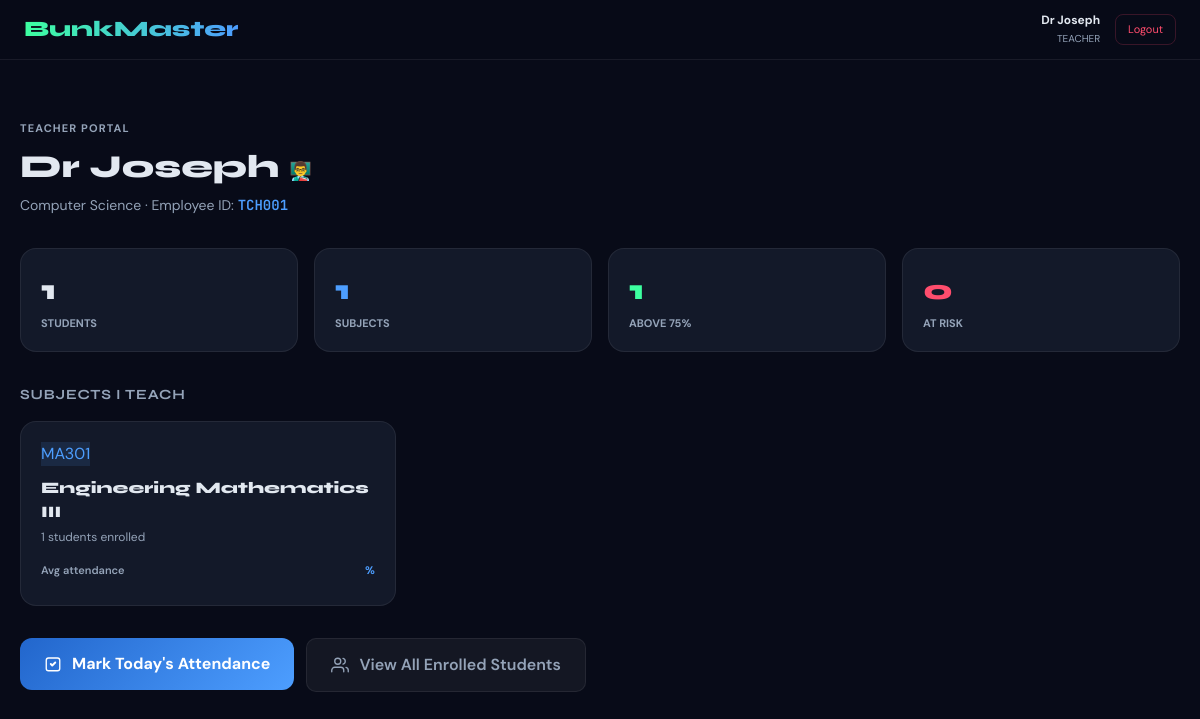
Screenshot of /teacher (signed in) with the database file from the repository.
### app.py (models this page shows)
class Teacher(db.Model):
    id = db.Column(db.Integer, primary_key=True)
    empid = db.Column(db.String(20), unique=True, nullable=False)
    name = db.Column(db.String(100), nullable=False)
    password = db.Column(db.String(100), nullable=False)
    dept = db.Column(db.String(100), default="Computer Science")
    subject_code = db.Column(db.String(20), nullable=False)

### app.py (the view)
@app.route("/teacher")
def teacher_dashboard():
    if session.get("role") != "teacher": return redirect(url_for("index"))
    teacher = Teacher.query.filter_by(empid=session["user"]).first()
    all_st = Student.query.all()
    sub_code = teacher.subject_code
    sub_meta = SUBJECTS_META.get(sub_code)
    safe_s, risky_s, risky_list = 0, 0, []
    for st in all_st:
        data = enrich_student_data(st.rollno)
        target = next((s for s in data if s["code"] == sub_code), None)
        if target:
            if target["is_safe"]: safe_s += 1
            else:
                risky_s += 1
                risky_list.append({"name": st.name, "rollno": st.rollno, "pct": target["percent"], "need": target["need_count"]})
    return render_template("teacher_dashboard.html", teacher=teacher, subjects=[{**sub_meta, "enrolled": len(all_st)}], total_students=len(all_st), safe_students=safe_s, risky_students=risky_s, risky_list=risky_list)

### templates/teacher_dashboard.html (shortened to what this page needs)
{% extends "base.html" %}
{% block content %}
<div class="page" style="max-width: 1200px; margin: 0 auto; padding: 40px 20px;">
  <div style="margin-bottom: 32px;">
    <p style="font-size: 11px; color: var(--subtext); font-weight: 700; letter-spacing: .1em; text-transform: uppercase; margin-bottom: 6px;">Teacher Portal</p>
    <h1 style="font-family: 'Syne', sans-serif; font-weight: 800; font-size: 32px; color: var(--text);">{{ teacher.name }} <span style="font-size: 18px;">👨‍🏫</span></h1>
    <p style="font-size: 14px; color: var(--subtext); margin-top: 4px;">{{ teacher.dept }} · Employee ID: <span style="font-family: 'JetBrains Mono', monospace; color: var(--blue); font-weight: 600;">{{ teacher.empid }}</span></p>
  </div>
  <div style="display: grid; grid-template-columns: repeat(4, 1fr); gap: 16px; margin-bottom: 32px;">
    <div class="stat-tile">
      <p style="font-size: 28px; font-weight: 800; font-family: 'Syne', sans-serif; color: var(--text);">{{ total_students }}</p>
      <p style="font-size: 11px; color: var(--subtext); font-weight: 700; text-transform: uppercase; margin-top: 4px;">Students</p>
    </div>
    <div class="stat-tile">
      <p style="font-size: 28px; font-weight: 800; font-family: 'Syne', sans-serif; color: var(--blue);">{{ subjects|length }}</p>
      <p style="font-size: 11px; color: var(--subtext); font-weight: 700; text-transform: uppercase; margin-top: 4px;">Subjects</p>
    </div>
    <div class="stat-tile">
      <p style="font-size: 28px; font-weight: 800; font-family: 'Syne', sans-serif; color: var(--green);">{{ safe_students }}</p>
      <p style="font-size: 11px; color: var(--subtext); font-weight: 700; text-transform: uppercase; margin-top: 4px;">Above 75%</p>
    </div>
    <div class="stat-tile">
      <p style="font-size: 28px; font-weight: 800; font-family: 'Syne', sans-serif; color: var(--red);">{{ risky_students }}</p>
      <p style="font-size: 11px; color: var(--subtext); font-weight: 700; text-transform: uppercase; margin-top: 4px;">At Risk</p>
    </div>
  </div>
  <h2 style="font-family: 'Syne', sans-serif; font-size: 14px; font-weight: 700; color: var(--subtext); letter-spacing: .06em; text-transform: uppercase; margin-bottom: 16px;">Subjects I Teach</h2>
  <div style="display: grid; grid-template-columns: repeat(auto-fill, minmax(280px, 1fr)); gap: 16px; margin-bottom: 32px;">
    {% for sub in subjects %}
    <div class="stat-tile" style="text-align: left; padding: 20px;">
      <span class="badge" style="background: rgba(77, 158, 255, .12); color: var(--blue); margin-bottom: 10px; display: inline-block;">{{ sub.code }}</span>
      <h3 style="font-family: 'Syne', sans-serif; font-weight: 800; font-size: 16px; color: var(--text); margin-bottom: 4px;">{{ sub.name }}</h3>
      <p style="font-size: 12px; color: var(--subtext);">{{ sub.enrolled }} students enrolled</p>
      <div style="margin-top: 16px;">
        <div style="display: flex; justify-content: space-between; font-size: 11px; color: var(--subtext); margin-bottom: 6px;">
          <span style="font-weight: 600;">Avg attendance</span>
          <span style="color: var(--blue); font-weight: 700;">{{ sub.avg_pct }}%</span>
        </div>
      </div>
    </div>
    {% endfor %}
  </div>
  <div style="display: flex; gap: 12px; flex-wrap: wrap;">
    <a href="/teacher/mark" style="text-decoration: none;">
      <button class="btn-blue" style="display: flex; align-items: center; gap: 10px; padding: 14px 24px;">
        <svg width="18" height="18" fill="none" viewBox="0 0 24 24"><path d="M9 12l2 2 4-4" stroke="currentColor" stroke-width="2.5" stroke-linecap="round" stroke-linejoin="round"/><rect x="3" y="4" width="18" height="17" rx="3" stroke="currentColor" stroke-width="1.8"/></svg>
        Mark Today's Attendance
      </button>
    </a>
    <a href="/teacher/students" style="text-decoration: none;">
      <button class="btn-ghost" style="display: flex; align-items: center; gap: 10px; padding: 14px 24px;">
        <svg width="18" height="18" fill="none" viewBox="0 0 24 24"><path d="M17 21v-2a4 4 0 00-4-4H5a4 4 0 00-4 4v2M9 11a4 4 0 100-8 4 4 0 000 8zM23 21v-2a4 4 0 00-3-3.87M16 3.13a4 4 0 010 7.75" stroke="currentColor" stroke-width="1.8" stroke-linecap="round"/></svg>
        View All Enrolled Students
      </button>
    </a>
  </div>
</div>
{% endblock %}

### templates/base.html (shortened to what this page needs)
<!DOCTYPE html>
<html lang="en">
<head>
  <script src="https://cdn.tailwindcss.com"></script>
</head>
<body>
  {% if session.user %}
  <nav class="topnav">
    <a href="/" class="nav-logo">BunkMaster</a>
    <div style="display:flex; align-items:center; gap:15px;">
      <div style="text-align: right; line-height: 1.2;">
        <span style="display: block; font-size:12px; font-weight: 700; color: var(--text);">{{ session.name }}</span>
        <span style="font-size: 10px; color: var(--subtext); text-transform: uppercase;">{{ session.role }}</span>
      </div>
      <a href="/logout" style="font-size:11px; color:var(--red); text-decoration:none; border:1px solid rgba(255,77,109,0.2); padding:6px 12px; border-radius:8px;">Logout</a>
    </div>
  </nav>
  {% endif %}
  <div style="max-width: 900px; margin: 0 auto; padding: 20px 20px 0;">
  </div>
  {% block content %}{% endblock %}
</body>
</html>

### templates/base.html (style rules this page uses)
:root { --bg:#080b18; --surface:#0f1428; --card:#131929; --border:rgba(255,255,255,.07); --green:#3dffa0; --red:#ff4d6d; --blue:#4d9eff; --text:#e2e8f0; --subtext:#94a3b8; }
body { font-family:'DM Sans',sans-serif; background:var(--bg); color:var(--text); min-height:100vh; margin:0; -webkit-font-smoothing: antialiased; }
.page { max-width: 900px; margin: 0 auto; padding: 40px 20px; }
.stat-tile { background:var(--card); border:1px solid var(--border); border-radius:16px; padding:20px; transition:0.3s; }
.btn-blue { background:linear-gradient(135deg,#2266cc,var(--blue)); color:white; font-weight:700; border-radius:12px; padding:12px 24px; cursor:pointer; border:none; }
.btn-ghost { background:rgba(255,255,255,0.05); color:var(--subtext); font-weight:600; border:1px solid var(--border); border-radius:10px; padding:8px 16px; cursor:pointer; }
.topnav { background:rgba(8,11,24,.8); backdrop-filter:blur(15px); border-bottom:1px solid var(--border); padding:0 24px; height:60px; display:flex; align-items:center; justify-content:space-between; position:sticky; top:0; z-index:50; }
.nav-logo { font-family:'Syne',sans-serif; font-weight:800; font-size:22px; background:linear-gradient(90deg,var(--green),var(--blue)); -webkit-background-clip:text; -webkit-text-fill-color:transparent; text-decoration:none; }

### rows the page displays
Teacher: name "Dr Joseph", dept "Computer Science", empid "TCH001"

### other values shown
{{ session.role }} "TEACHER"
{{ total_students }} "1"
{{ subjects|length }} "1"
{{ safe_students }} "1"
{{ risky_students }} "0"
{{ sub.code }} "MA301"
{{ sub.name }} "Engineering Mathematics III"
{{ sub.enrolled }} "1"
